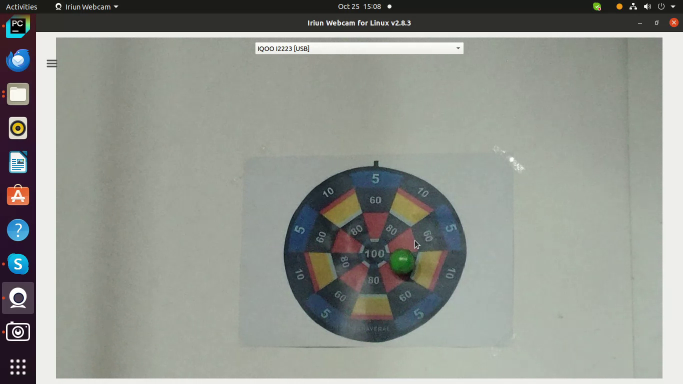
#> input picture frame 15 of q2.webm, 1366 x 768 px (shown at 1/2 size)
$ python check.py
#> lines starting #> are read from the running program, lines starting #| are printed output that depends on the picture; after the words box and inside, x2 and y2 are one past the last pixel; in counts of white or black regions, pixels touching at a corner belong together
import cv2
import numpy as np

# Define the HSV color range based on your values
hsvVals = {'hmin': 44, 'smin': 91, 'vmin': 11, 'hmax': 68, 'smax': 255, 'vmax': 255}
lower_green = np.array([hsvVals['hmin'], hsvVals['smin'], hsvVals['vmin']])
upper_green = np.array([hsvVals['hmax'], hsvVals['smax'], hsvVals['vmax']])

# Initialize variables
consecutive_frames = 0
hit_threshold = 10
hit_detected = False

# Open video capture
cap = cv2.VideoCapture("q2.webm")  # Replace with your video file path

while cap.isOpened():
    ret, frame = cap.read()
#> frame is the input picture: shape (768, 1366, 3); mean B, G, R 140.9, 147.5, 144.2
    if not ret:
        break

    # Convert to HSV color space
    hsv_frame = cv2.cvtColor(frame, cv2.COLOR_BGR2HSV)
#> hsv_frame: shape (768, 1366, 3); mean H, S, V 52.3, 26.9, 150.1

    # Create a mask for the specified green color
    mask = cv2.inRange(hsv_frame, lower_green, upper_green)
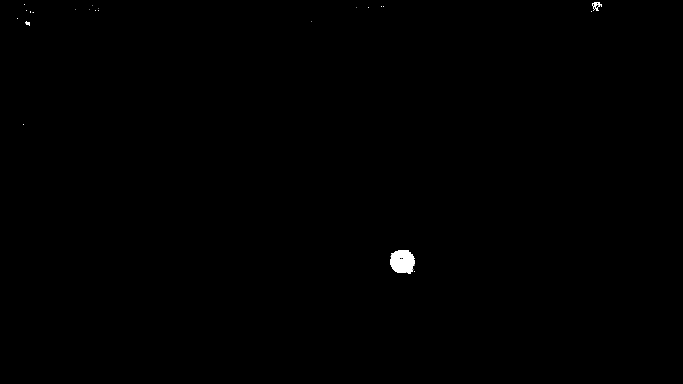
#> mask: shape (768, 1366) (shown at 1/2 size); 0.21% white; 25 white regions (22 under 20 px), largest, box (x1, y1, x2, y2) and area: (780, 500, 830, 548) 1887, (1184, 4, 1204, 22) 181, (52, 42, 60, 52) 56

    # Clean up the mask using morphological operations
    kernel = np.ones((5, 5), np.uint8)
    mask = cv2.morphologyEx(mask, cv2.MORPH_OPEN, kernel)
#> mask: shape (768, 1366); 0.18% white; 3 white regions, box (x1, y1, x2, y2) and area: (780, 500, 828, 548) 1814, (52, 44, 60, 50) 48, (1188, 6, 1194, 12) 36
    mask = cv2.morphologyEx(mask, cv2.MORPH_CLOSE, kernel)
#> mask: shape (768, 1366); 0.18% white; 3 white regions

    # Find contours
    contours, _ = cv2.findContours(mask, cv2.RETR_EXTERNAL, cv2.CHAIN_APPROX_SIMPLE)
#> contours = 3 contours; box (x1, y1, x2, y2) and area: (780, 500, 828, 548) 1748, (52, 44, 60, 50) 35, (1188, 6, 1194, 12) 25

    # Initialize green pixel count
    green_pixel_count = 0
    for contour in contours:
        if cv2.contourArea(contour) > 500:  # Minimum area to consider as a hit
            green_pixel_count += cv2.contourArea(contour)
#> this loop made 3 passes
#> green_pixel_count on pass 1: 1747.5
#> contour on passes 2 to 3: [[52, 44], [52, 49], [59, 49], [59, 44]], [[1188, 6], [1188, 11], [1193, 11], [1193, 6]]
#> after the loop, green_pixel_count = 1747.5

    # Display the mask for debugging (optional)
    cv2.imshow('Mask', mask)

    # Check if a green object is detected
    if green_pixel_count > 1000:  # Adjust this threshold based on your needs
        consecutive_frames += 1
    else:
        consecutive_frames = 0

    # If the object is detected for enough frames
    if consecutive_frames >= hit_threshold and not hit_detected:
        hit_detected = True
        print("Green ball detected for enough consecutive frames! Hit confirmed.")
        # Here you can add your hit logic (e.g., scoring, drawing, etc.)
    elif consecutive_frames < hit_threshold:
        hit_detected = False
        print("No green ball detected or not enough consecutive frames for confirmation.")

    # Display the original frame for debugging (optional)
    cv2.imshow('Original Frame', frame)

    # Exit the loop if the 'q' key is pressed
    if cv2.waitKey(1) & 0xFF == ord('q'):
#> (key q is pressed here)
        break

# Release resources
cap.release()
cv2.destroyAllWindows()
